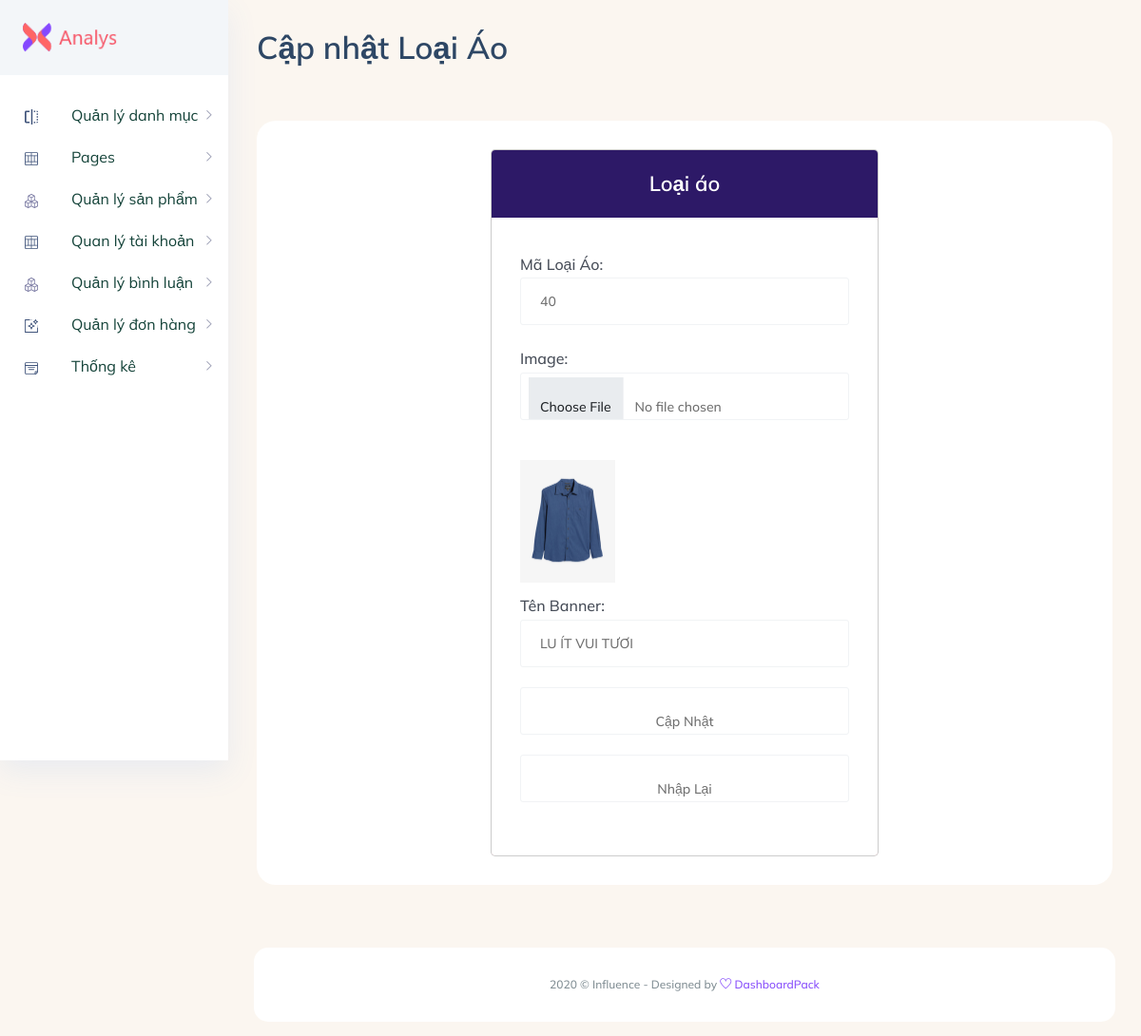
The page /TrangAdmin/Admin/index.php?act=suabn&id=40 on the database its author committed.
### tables this page shows
CREATE TABLE `banners` (
  `id` int(11) NOT NULL,
  `img` varchar(255) NOT NULL,
  `name` varchar(255) NOT NULL
);

### model/pdo.php (called while the page is built, shortened)
<?php
function pdo_get_connection(){
    $servername = "localhost";
    $username = "root";
    $password = "";
    try {
        $conn = new PDO("mysql:host=$servername;dbname=webshirt", $username, $password);
        $conn->setAttribute(PDO::ATTR_ERRMODE, PDO::ERRMODE_EXCEPTION);
        return $conn;
    } catch(PDOException $e) {
        echo "Connection failed: " . $e->getMessage();
    }
}
function pdo_query_one($sql){
    $sql_args=array_slice(func_get_args(),1);
    try{
        $conn=pdo_get_connection();
        $stmt=$conn->prepare($sql);
        $stmt->execute($sql_args);
        $row=$stmt->fetch(PDO::FETCH_ASSOC);
        return $row;
    }
    catch(PDOException $e){
        throw $e;
    }
    finally{
        unset($conn);
    }
}
?>

### model/banners.php (called while the page is built, shortened)
<?php
function loadone_banners($id)
{
    $sql = "SELECT * FROM banners WHERE id=" . $id;
    $banners = pdo_query_one($sql);
    return $banners;
}

### TrangAdmin/Admin/banner/update.php (the view, shortened to what this page needs)
<?php
if (is_array($banners)) {
    extract($banners);
}
$hinhpath = "../../upload/" . $img;
if (is_file($hinhpath)) {
    $hinh = '<img width="100px" src="' . $hinhpath . '" alt="">';
} else {
    $hinh = "No image";
}
?>
<section class="main_content dashboard_part large_header_bg">
    <div class="main_content_iner ">
        <div class="container-fluid p-0">
            <div class="row justify-content-center">
                <div class="col-12">
                    <div class="dashboard_header mb_50">
                        <div class="row">
                            <div class="col-lg-6">
                                <div class="dashboard_header_title">
                                    <h3> Cập nhật Loại Áo</h3>
                                </div>
                            </div>
                        </div>
                    </div>
                </div>
                <div class="col-lg-12">
                    <div class="white_box mb_30">
                        <div class="row justify-content-center">
                            <div class="col-lg-6">
                                <div class="modal-content cs_modal">
                                    <div class="modal-header justify-content-center theme_bg_1">
                                        <h5 class="modal-title text_white">Loại áo</h5>
                                    </div>
                                    <div class="modal-body">
                                        <form action="index.php?act=updatebn" method="POST" enctype="multipart/form-data">
                                            <div class="mb_10">
                                                <label for="">
                                                    <div class="main-title">
                                                        <h5 class="mb-0">Mã Loại Áo:</h5>
                                                    </div>
                                                </label>
                                                <input type="text" class="form-control" name="mabanner" value="<?= $banners['id']?>" >
                                            </div>
                                            <div class="mb_10">
                                                <label for="">
                                                    <div class="main-title">
                                                        <h5 class="mb-0">Image:</h5>
                                                    </div>
                                                </label>
                                                <input type="file" class="form-control" name="hinh" placeholder="image"> <br>
                                                <a style="width: 100px;" href=""><?= $hinh ?></a>
                                            </div>
                                            <div class="mb_10">
                                                <label for="">
                                                    <div class="main-title">
                                                        <h5 class="mb-0">Tên Banner:</h5>
                                                    </div>
                                                </label>
                                                <input type="text" class="form-control" name="name" value="<?= $banners['name']?>">
                                            </div>
                                            <div class>
                                                <div class="add_button">
                                                    <input type="submit" name="capnhat" class="btn_1" value="Cập nhật">
                                                    <input type="reset" class="btn_1" value="Nhập Lại">
                                                </div>
                                            </div>
                                        </form>
                                    </div>
                                </div>
                            </div>
                        </div>
                    </div>
                </div>
            </div>
        </div>
    </div>

### rows shown on the page
banners: mabanner "40", img (picture), name "LU ÍT VUI TƯƠI"
